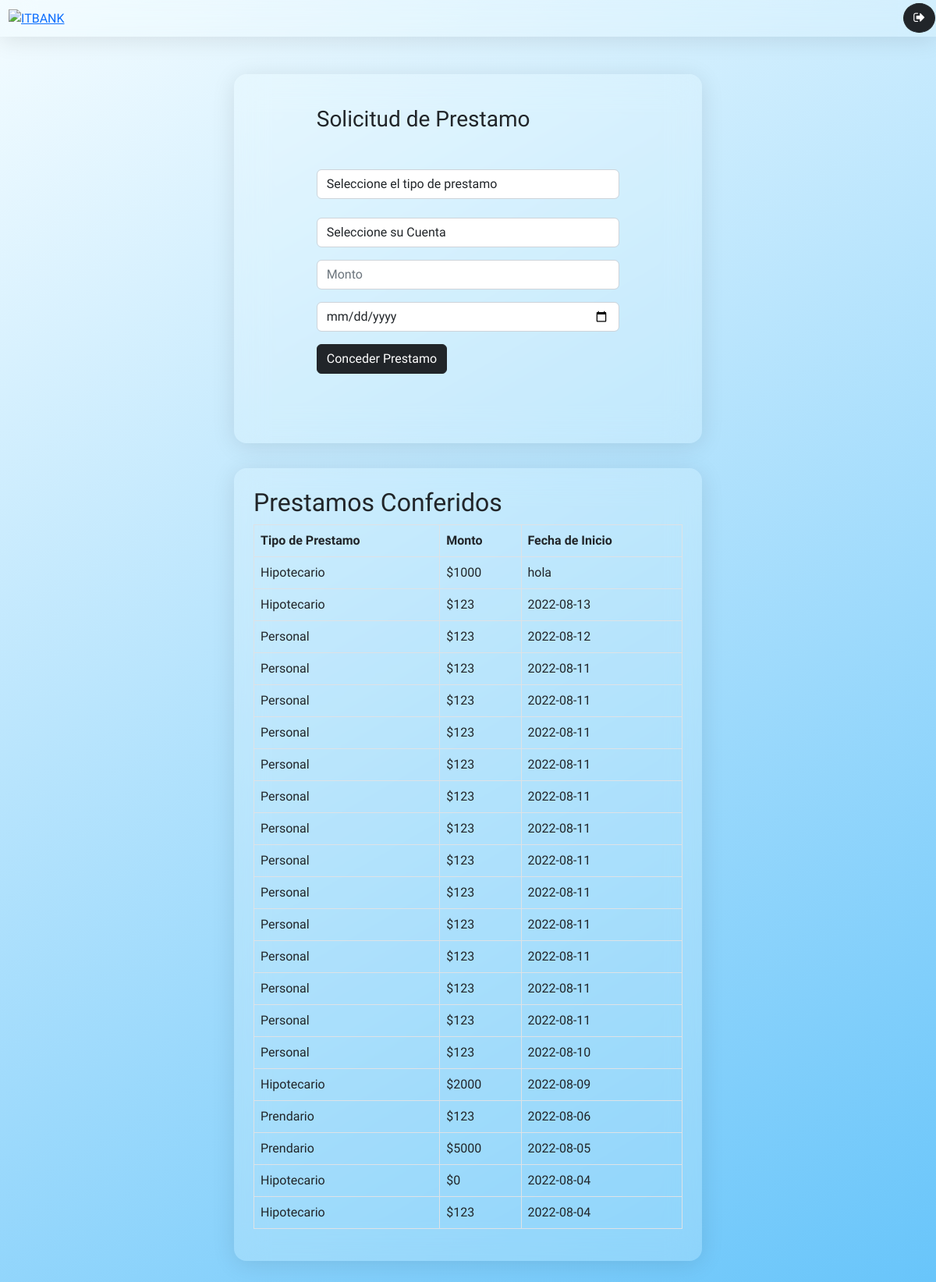
The page /Cuentas/Prestamos (signed in) on the database as committed earlier.
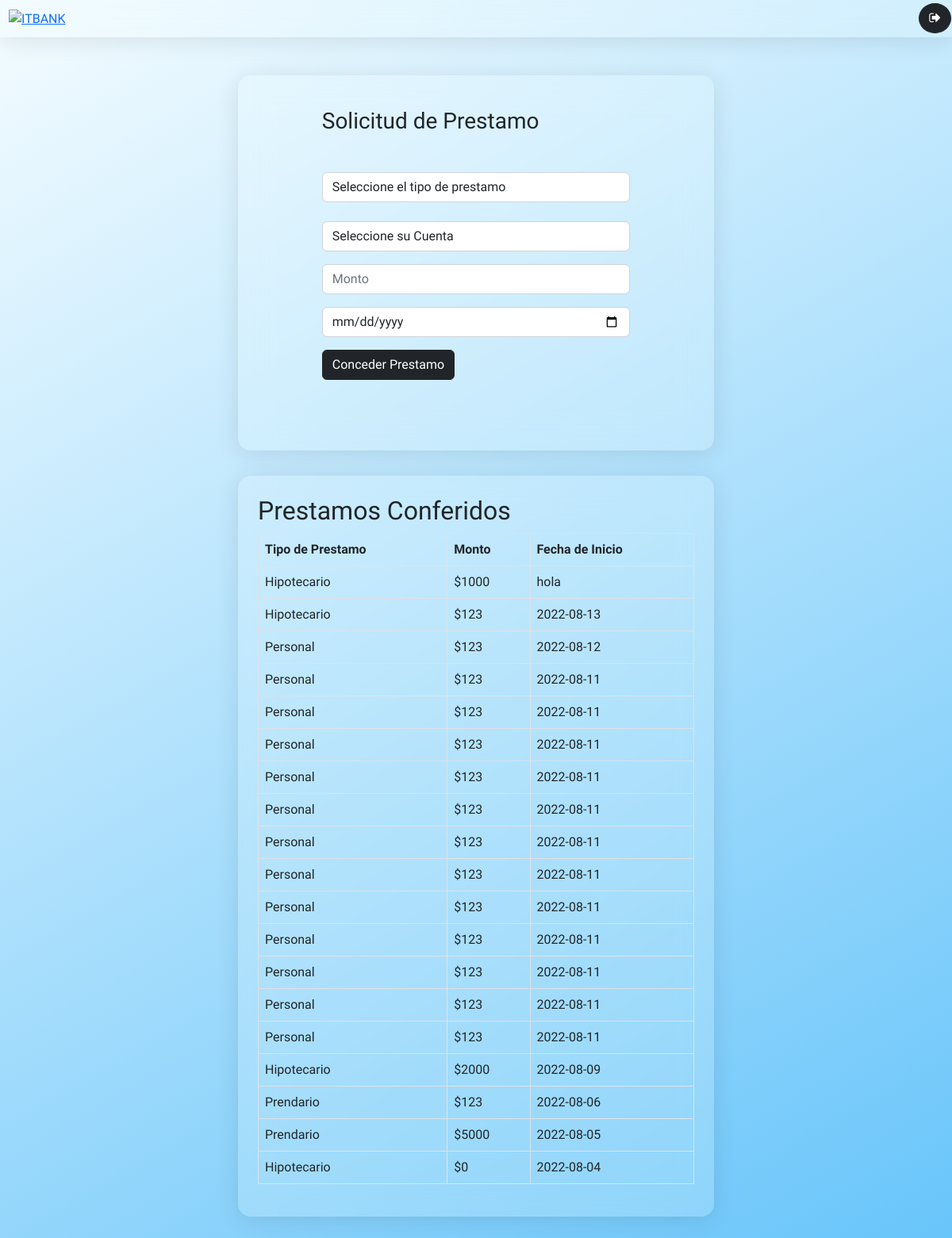
The same page on the database as committed later.
### Prestamos/models.py (models this page shows)
class Prestamo(models.Model):
    loan_id = models.AutoField(primary_key=True)
    loan_type = models.TextField()
    loan_date = models.TextField()
    loan_total = models.IntegerField()
    customer_id = models.IntegerField()
    class Meta:
        managed = True
        db_table = 'prestamo'

### Prestamos/views.py (the view)
# urls.py: path('Prestamos',views.PrestamoPackage.log_page,name="prestamos"),
    @login_required
    def log_page(request):
        user    = request.user
        prestamos = Prestamo.objects.filter(customer_id = user.id).order_by("-loan_date")
        cuenta = Cuenta.objects.filter(customer_id = user.id)
        content = {
            'prestamos':prestamos,
            'cuentas':cuenta
        }
        return render(request,"Prestamos/Prestamos.html",{'content':content})

### Prestamos/templates/Prestamos/Prestamos.html (shortened to what this page needs)
<!DOCTYPE html>
<html lang="en">
<head>
    {% load static %}
    <link href='https://css.gg/bell.css' rel='stylesheet'>
    <link
    href="https://cdn.jsdelivr.net/npm/bootstrap@5.2.0-beta1/dist/css/bootstrap.min.css"
    rel="stylesheet"
    />
    <link rel="stylesheet" href="https://cdnjs.cloudflare.com/ajax/libs/font-awesome/4.7.0/css/font-awesome.min.css">
    <link rel="stylesheet" href="{% static 'Prestamos/css/Prestamos.css' %}">
</head>
<body>
    <header class="encabezado">
        <div class="logo">
          <a href="{% url 'cuenta' %}"><img class="img-logo" src="{% static 'Prestamos/img/Logo.png' %}" alt="ITBANK" /></a>
        </div>
        <div>
          <a href="{% url 'logout' %}"><button type="button" class="btn btn-dark border-2 rounded-circle"><i class="fa fa-sign-out"></i></button></a>
        </div>
    </header>
      <main>
            <div class="seccion">
              <main role="main">
                <div class="container">
                  <div class="row mt-3">
                    <div class="col-md-9 mx-auto mb-5">
                      <form action="Prestamos/Mensaje/" method="post" id="carform">{% csrf_token %}
                        <h3 class="mb-4">Solicitud de Prestamo</h3>
                        <p>
                          <select name="seleccion_prestamo" id="seleccion_prestamo" class="form-control" required>
                            <option value=" ">Seleccione el tipo de prestamo</option>
                          </select>
                          <select name="seleccion_cuenta" id="seleccion_prestamo" class="form-control">
                            <option value=" ">Seleccione su Cuenta</option>
                          </select>
                        </p>
                        <p>
                          <input type="number" name="Monto" required
                            id="id_monto" class="form-control" placeholder="Monto"/>
                        </p>
                        <p>
                          <input type="date" name="Fecha" required
                            id="Fecha" class="form-control" placeholder="Fecha de Inicio"/>
                        </p>
                        <p><input type="submit" class="btn btn-dark btn-block" value="Conceder Prestamo"></p>
                      </form>
                    </div>
                  </div>
                </div>
              </main>
            </div>
            <div class="seccion">
            <h2>Prestamos Conferidos</h2>
            <table class="table table-bordered">
              <tr>
                <th>Tipo de Prestamo</th>
                <th>Monto</th>
                <th>Fecha de Inicio</th>
              </tr>
              {% for prestamo in content.prestamos %}
              <tr>
                <td>{{prestamo.loan_type}}</td>
                <td>${{prestamo.loan_total}}</td>
                <td>{{prestamo.loan_date}}</td>
              </tr>
              {% endfor %}
            </table>
      </main>
</body>
</html>

### Prestamos/static/Prestamos/css/Prestamos.css (style rules this page uses)
* { box-sizing: border-box; margin: 0; padding: 0; font-family: "BIZ UDPGothic", sans-serif; }
body { background: linear-gradient(150deg, #f4fcff, #0da1f7, #3e3b50); background-size: 400% 300%; animation: bgGradient 5s ease infinite; }
.img-logo { width: 7em; }
.logo { padding: 10px; display: flex; justify-content: center; }
.encabezado { display: flex; justify-content: space-between; flex-wrap: wrap; align-items: center; background: rgba(244, 252, 255, 0.20); box-shadow: 0 4px 30px rgba(0, 0, 0, 0.1); backdrop-filter: blur(20px); -webkit-backdrop-filter: blur(20px); border: 1px solid rgba(244, 252, 255, 0); }
.seccion { width: 60%; padding: 1.5em; margin-bottom: 2em; background: rgba(244, 252, 255, 0.20); border-radius: 16px; box-shadow: 0 4px 30px rgba(0, 0, 0, 0.1); backdrop-filter: blur(20px); -webkit-backdrop-filter: blur(20px); border: 1px solid rgba(244, 252, 255, 0); width: 50%; }
main { display: flex; flex-direction: column; align-items: center; }
header { margin-bottom: 3em; }

Rows that differ between the two databases and show on the page:
removed Prestamo: loan_type "Personal", loan_total "123", loan_date "2022-08-10"
removed Prestamo: loan_type "Hipotecario", loan_total "123", loan_date "2022-08-04"
